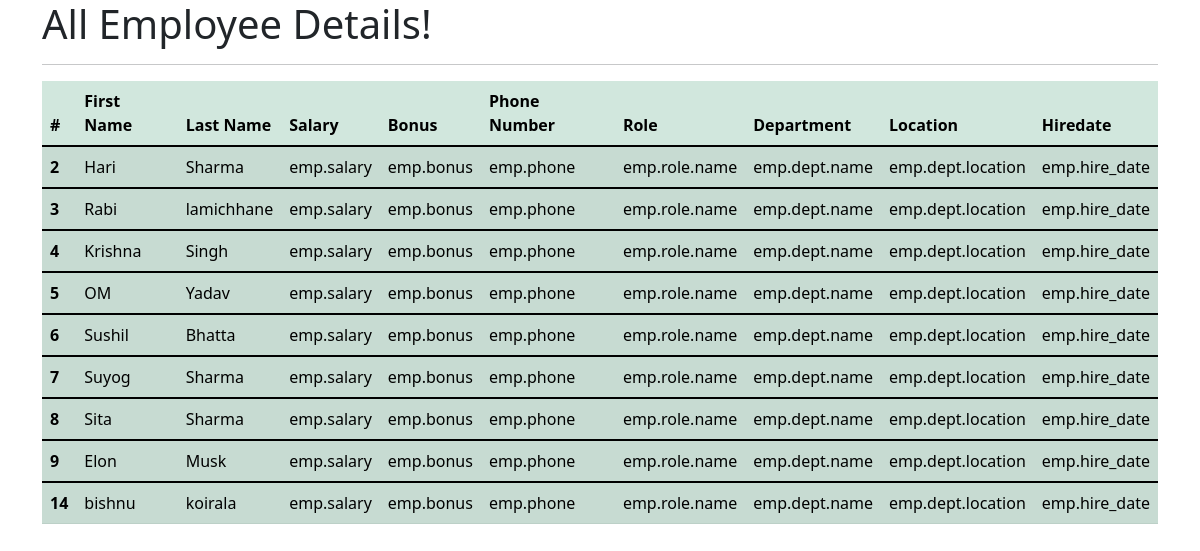
The app's page /all_emp with its own data.
### emp_app/models.py (models this page shows)
class Employee(models.Model):
    first_name = models.CharField(max_length=50,null=False)
    middle_name = models.CharField(max_length=50)
    last_name = models.CharField(max_length=50)
    dept = models.ForeignKey(Department,on_delete=models.CASCADE)
    salary = models.IntegerField(default=0)
    bonus = models.IntegerField(default=0)
    role= models.ForeignKey(Role,on_delete=models.CASCADE)
    phone= models.IntegerField(default=0)
    hire_date= models.DateField()
    def __str__(self):
        return "%s %s %s %s " %(self.first_name,self.middle_name,self.last_name,self.phone)

### emp_app/views.py (the view)
# urls.py: path('all_emp',views.all_emp, name='all_emp'),
def all_emp(request):
    emps =Employee.objects.all()
    context ={
        'emps':emps
    }
    print(context)
    return render(request,'view_all_emp.html',context)

### emp_app/templates/view_all_emp.html (shortened to what this page needs)
<!doctype html>
<html lang="en">
  <head>
    <link href="https://cdn.jsdelivr.net/npm/bootstrap@5.1.3/dist/css/bootstrap.min.css" rel="stylesheet">
  </head>
  <body>
    <div class="container">
        <h1>All Employee Details!</h1>
        <hr>
        <table class="table table-success table-striped">
          <thead>
            <tr>
              <th scope="col">#</th>
              <th scope="col">First Name</th>
              <th scope="col">Last Name</th>
              <th scope="col">Salary</th>
              <th scope="col">Bonus</th>
              <th scope="col">Phone Number</th>
              <th scope="col">Role</th>
              <th scope="col">Department</th>
              <th scope="col">Location</th>
              <th scope="col">Hiredate</th>
            </tr>
          </thead>
                {% for  emp in emps %}
          <tbody>
            <tr>
              <th scope="row">{{emp.id}}</th>
              <td>{{emp.first_name}}</td>
              <td>{{emp.last_name}}</td>
              <td>emp.salary</td>
              <td>emp.bonus</td>
              <td>emp.phone</td>
              <td>emp.role.name</td>
              <td>emp.dept.name</td>
              <td>emp.dept.location</td>
              <td>emp.hire_date</td>
            </tr>
          </tbody>
                 {% endfor %}
        </table>
      </div>
  </body>
</html>

### records on screen
Employee: id "2", first_name "Hari", last_name "Sharma"
Employee: id "3", first_name "Rabi", last_name "lamichhane"
Employee: id "4", first_name "Krishna", last_name "Singh"
Employee: id "5", first_name "OM", last_name "Yadav"
Employee: id "6", first_name "Sushil", last_name "Bhatta"
Employee: id "7", first_name "Suyog", last_name "Sharma"
Employee: id "8", first_name "Sita", last_name "Sharma"
Employee: id "9", first_name "Elon", last_name "Musk"
Employee: id "14", first_name "bishnu", last_name "koirala"
